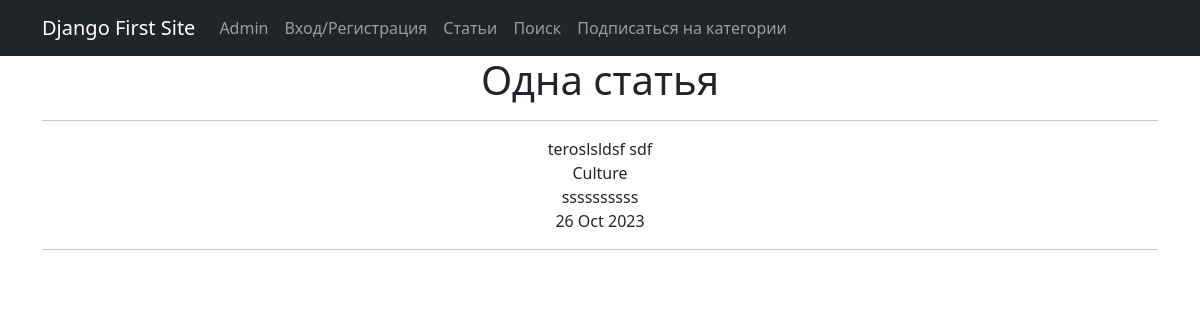
The app's page /news/125 with its own data.
### news/models.py (models this page shows, shortened)
class Post(models.Model):
    news = 'NW'
    article = 'AR'
    CATEGORY_CHOICES = [
        (news, 'Новость'),
        (article, 'Статья')
    ]
    post_author = models.ForeignKey(Author, on_delete=models.CASCADE)
    category_type = models.CharField(max_length=2, choices=CATEGORY_CHOICES,
                                     default=article)
    post_date = models.DateTimeField(auto_now_add=True)
    post_category = models.ManyToManyField(Category, through='PostCategory')
    post_title = models.CharField(max_length=128)
    post_text = models.TextField()
    post_rating = models.SmallIntegerField(default=0)

class Category(models.Model):
    category_name = models.CharField(max_length=64, unique=True)
    subscribers = models.ManyToManyField(User, related_name='categories',
                                         default='')

### news/views.py (the view)
# urls.py: path('<int:pk>', PostDetail.as_view(), name='post_detail'),
class PostDetail(DetailView):
    model = Post
    template_name = 'post_detail.html'
    context_object_name = 'post_detail'
    queryset = Post.objects.all()
    def get_object(self, **kwargs):
        obj = cache.get(f'post-{self.kwargs["pk"]}', None)
        if not obj:
            obj = super().get_object(queryset=self.queryset)
            cache.set(f'post-{self.kwargs["pk"]}', obj)
        return obj
    def get_context_data(self, **kwargs):
        context = super().get_context_data(**kwargs)
        return context

### news/templatetags/censor_filters.py (called while the page is built)
@register.filter()
def censor(value):
    for i in CENSOR_LIST:
        value = value.replace(i, "*" * len(i))
    return f'{value}'

### news/templates/news/post_detail.html (shortened to what this page needs)
{% extends 'flatpages/default.html' %}
{% load censor_filters %}
{% load cache %}
{% cache 300 content %}
    {% block content %}
        <h1>Одна статья</h1>
        <hr>
        {{ post_detail.post_title }}
            <br>
                {% for i in post_detail.post_category.all %}
                    {{ i.category_name }}
                {% endfor %}
            <br>
        {{ post_detail.post_text|censor }}
        <br>
        {{ post_detail.post_date|date:'d M Y' }}
        <hr>
    {% endblock content %}
{% endcache %}

### records on screen
Post: post_title "teroslsldsf sdf", post_text|censor "ssssssssss", post_date "26 Oct 2023"
Category: category_name "Culture"
